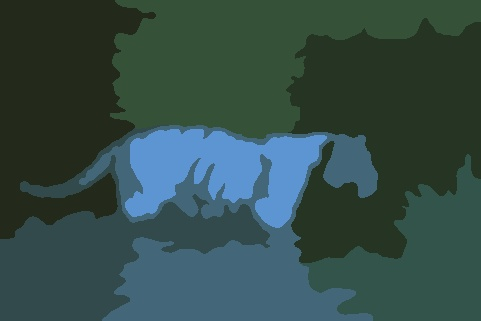
#> input picture 2-1.jpg, 481 x 321 px
$ python -i finalq2.py   (imports and definitions only)   (older library calls are emulated)
#> lines starting #> are read from the running program, lines starting #| are printed output that depends on the picture
#e2264562 Sahin Kasap
import cv2 as cv2
import numpy as np
import matplotlib.pyplot as plt
import skimage.segmentation as seg
from skimage.segmentation import mark_boundaries
import matplotlib.pyplot as plt
import argparse
import cv2 as cv

debugMode = True

def generateSuperPixels(img):
    segments = seg.slic(img, n_segments = 10, sigma = 3,multichannel=True,start_label=1)
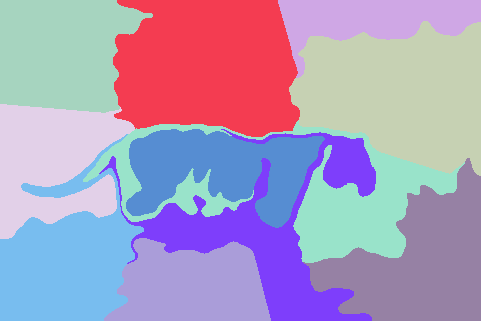
#> segments: shape (321, 481) int64; 11 distinct labels, from 1 to 11; one colour per label, 0 black
    if(debugMode):
        plt.imshow(mark_boundaries(img, segments))
        plt.show()
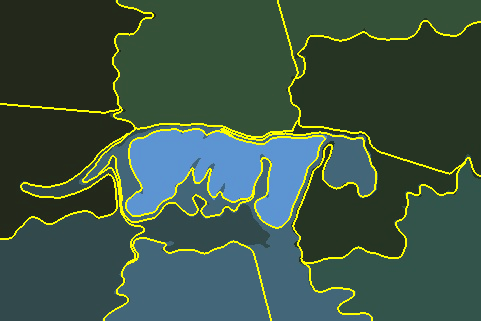
#> shown: shape (321, 481, 3) float64; mean R, G, B 0.238, 0.33, 0.268


    return segments


def attributedGraph(img,segments):
    import skimage.measure as ms
    imcopy = np.copy(img)
    for i in range(len(imcopy[0][0])):
        regions = ms.regionprops(segments, intensity_image=imcopy[:,:,i])
        for region in regions:
            # print(r.coords)
            coords = region.coords
            mean_intensity = region.mean_intensity
            for j in range(len(coords)):
                imcopy[coords[j][0]][coords[j][1]][i] = mean_intensity
#> this loop made 3 passes
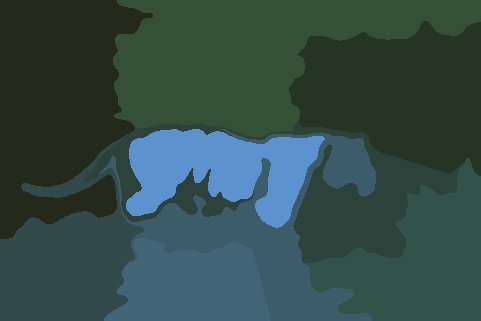
#> imcopy: shape (321, 481, 3); mean R, G, B 51, 75.8, 72
    if(debugMode):
        plt.imshow(imcopy)
        plt.show()
    return imcopy


def nCutSegmentation(graph,segments,img):
    width = int(len(graph)/2)
#> width = 160
    height = int(len(graph[0])/2)
#> height = 240
    color = graph[width][height]
#> color = [92, 147, 206]
    emptyimage = np.zeros(graph.shape,dtype=np.uint8)
    for i in range (0,len(graph)):
        for j in range (0,len(graph[0])):
            pixel = graph[i][j]
            if( pixel[0]==color[0] and pixel[1]==color[1] and pixel[2]==color[2]):
                emptyimage[i][j][0] = img[i][j][0]
                emptyimage[i][j][1] = img[i][j][1]
                emptyimage[i][j][2] = img[i][j][2]
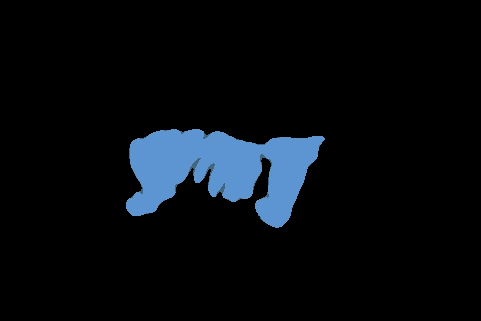
#> emptyimage: shape (321, 481, 3); mean R, G, B 6.8, 10.9, 15.3


    plt.imshow(emptyimage)
    plt.show()
    # plt.imshow(img)
    # plt.show()

    return emptyimage
    pass


def final_q2(input_file_path, output_folder):
    image = cv.cvtColor(cv.imread(input_file_path),cv.COLOR_RGB2BGR)
    segments  = generateSuperPixels(image)
    graph   = attributedGraph(image,segments)
    ncutseg = nCutSegmentation(graph,segments,image)


    cv.imwrite(output_folder,segments)
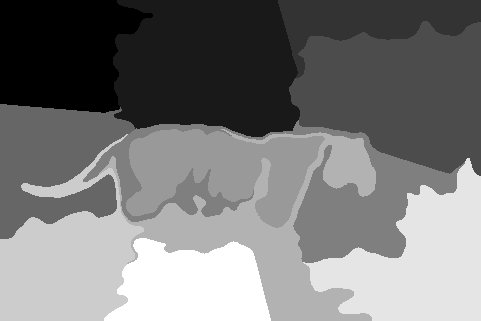
#> saved as out.png: shape (321, 481); min 1, max 11, mean 5.78; drawn with min black and max white
    pass

>>> result = final_q2('2-1.jpg', 'out.png')

$ run again, on 2-2.jpg
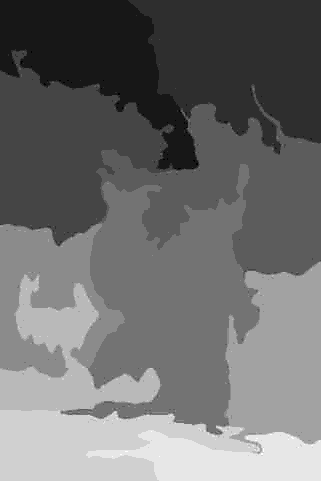
#> input picture 2-2.jpg, 321 x 481 px
#> in final_q2, image is the input picture: shape (481, 321, 3); min 0, max 11, mean 4.78
#> segments: shape (481, 321) int64; 12 distinct labels, from 1 to 12
#> the loop in attributedGraph, `for i in range(len(imcopy[0][0])):` made 3 passes
#> after the loop in attributedGraph, `for i in range(len(imcopy[0][0])):`:
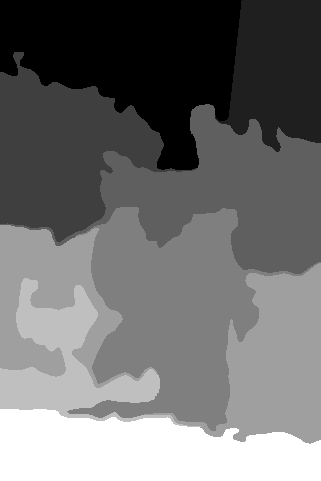
#> imcopy: shape (481, 321, 3); min 1, max 9, mean 4.5; drawn with min black and max white
#> width = 240
#> height = 160
#> color = [4, 4, 4]
#> after the loop in nCutSegmentation, `for i in range (0,len(graph)):`:
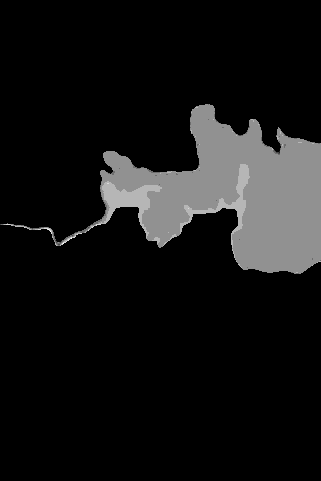
#> emptyimage: shape (481, 321, 3); min 0, max 7, mean 0.564; drawn with min black and max white

$ run again, on 2-3.jpg
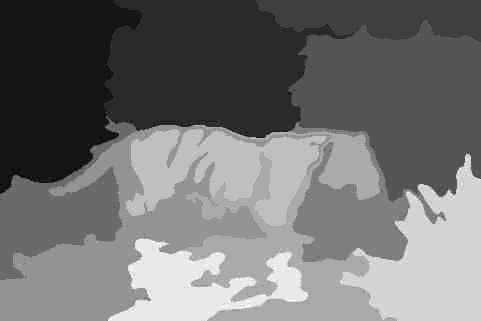
#> input picture 2-3.jpg, 481 x 321 px
#> in final_q2, image is the input picture: shape (321, 481, 3); min 0, max 12, mean 5.37
#> segments: shape (321, 481) int64; 11 distinct labels, from 1 to 11
#> the loop in attributedGraph, `for i in range(len(imcopy[0][0])):` made 3 passes
#> after the loop in attributedGraph, `for i in range(len(imcopy[0][0])):`:
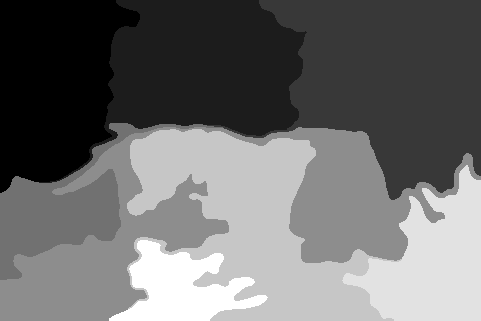
#> imcopy: shape (321, 481, 3); min 1, max 10, mean 4.86; drawn with min black and max white
#> width = 160
#> height = 240
#> color = [8, 8, 8]
#> after the loop in nCutSegmentation, `for i in range (0,len(graph)):`:
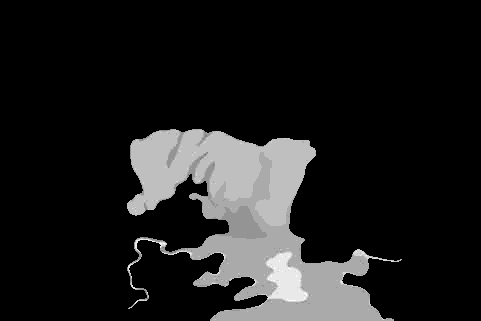
#> emptyimage: shape (321, 481, 3); min 0, max 12, mean 1.38; drawn with min black and max white

$ run again, on 2-4.jpg
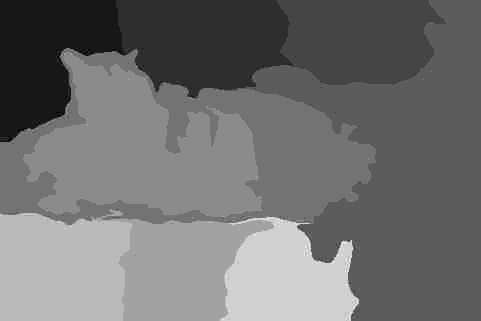
#> input picture 2-4.jpg, 481 x 321 px
#> in final_q2, image is the input picture: shape (321, 481, 3); min 0, max 11, mean 4.85
#> segments: shape (321, 481) int64; 12 distinct labels, from 1 to 12
#> the loop in attributedGraph, `for i in range(len(imcopy[0][0])):` made 3 passes
#> after the loop in attributedGraph, `for i in range(len(imcopy[0][0])):`:
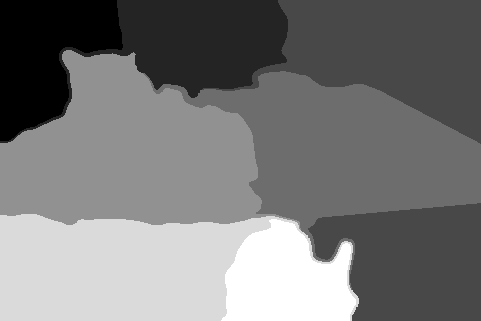
#> imcopy: shape (321, 481, 3); min 1, max 8, mean 4.31; drawn with min black and max white
#> width = 160
#> height = 240
#> color = [5, 5, 5]
#> in final_q2, `cv.imwrite(output_folder,segments)`:
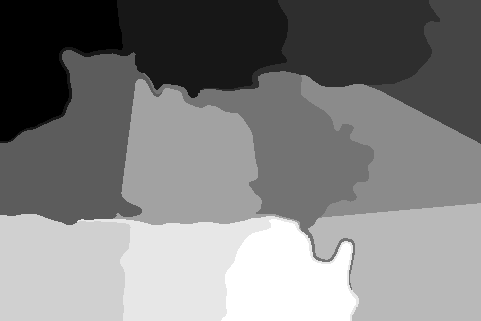
#> saved as out.png: shape (321, 481); min 1, max 12, mean 6.52; drawn with min black and max white
